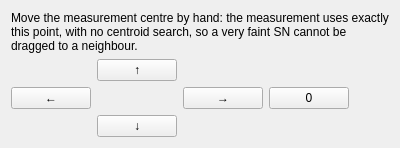
<?xml version="1.0" encoding="UTF-8"?>
<!--
  UFE Measure tab: the manual centre control in its own small non-modal
  window (ADR-044 rev). The Measure tab keeps only the checkbox and shows
  this dialog while it is checked; the tab owns the behaviour (it wires
  the arrows and moves the measurement centre). Loaded by
  gui/ufe_centre_dialog.py through gui/ui_loader.py; the class tag matches
  the Python class so the i18n context carries over. The readout is data:
  code sets it.
-->
<ui version="4.0">
 <class>UfeCentreDialog</class>
 <widget class="QWidget" name="UfeCentreDialog">
  <layout class="QVBoxLayout" name="vbox_centre">
   <property name="leftMargin"><number>11</number></property>
   <property name="topMargin"><number>11</number></property>
   <property name="rightMargin"><number>11</number></property>
   <property name="bottomMargin"><number>11</number></property>
   <item>
    <widget class="QLabel" name="lbl_centre_hint">
     <property name="text">
      <string>Move the measurement centre by hand: the measurement uses exactly this point, with no centroid search, so a very faint SN cannot be dragged to a neighbour.</string>
     </property>
     <property name="wordWrap">
      <bool>true</bool>
     </property>
    </widget>
   </item>
   <item>
    <layout class="QHBoxLayout" name="row_centre">
     <item>
      <layout class="QGridLayout" name="grid_nudge">
       <item row="0" column="1"><widget class="QPushButton" name="btn_up"><property name="text"><string>↑</string></property><property name="toolTip"><string>Move the centre up 0.1 px</string></property></widget></item>
       <item row="1" column="0"><widget class="QPushButton" name="btn_left"><property name="text"><string>←</string></property><property name="toolTip"><string>Move the centre left 0.1 px</string></property></widget></item>
       <item row="1" column="1"><widget class="QLabel" name="lbl_nudge"><property name="text"><string/></property><property name="alignment"><set>Qt::AlignCenter</set></property><property name="minimumSize"><size><width>80</width><height>0</height></size></property></widget></item>
       <item row="1" column="2"><widget class="QPushButton" name="btn_right"><property name="text"><string>→</string></property><property name="toolTip"><string>Move the centre right 0.1 px</string></property></widget></item>
       <item row="2" column="1"><widget class="QPushButton" name="btn_down"><property name="text"><string>↓</string></property><property name="toolTip"><string>Move the centre down 0.1 px</string></property></widget></item>
      </layout>
     </item>
     <item>
      <widget class="QPushButton" name="btn_nudge_reset">
       <property name="text">
        <string>0</string>
       </property>
       <property name="toolTip">
        <string>Back to the clicked centre</string>
       </property>
      </widget>
     </item>
     <item>
      <spacer name="hsp_centre">
       <property name="orientation">
        <enum>Qt::Horizontal</enum>
       </property>
       <property name="sizeHint" stdset="0">
        <size>
         <width>40</width>
         <height>20</height>
        </size>
       </property>
      </spacer>
     </item>
    </layout>
   </item>
  </layout>
 </widget>
 <resources/>
 <connections/>
</ui>
